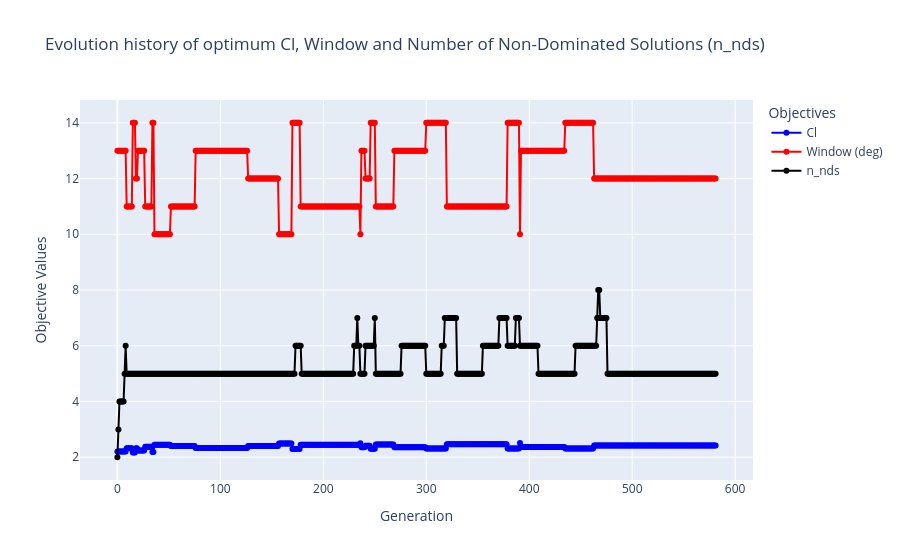

Write notebook code for a chart like this one.
### Markdown cell above
# Convergence Analysis plots

### Code cell
# Extract optimum of each generation
# Remember again F_hist is raw normalized values
F_hist = [e.opt.get("F")[0] for e in res.history]

# Extract convergence history
cl_hist = [-F_hist[0] * base_Cl for F_hist in F_hist] 
window_hist = [-F_hist[1] * base_window for F_hist in F_hist]
n_nds_his = res.algorithm.callback.data["n_nds"]

fig = go.Figure()

fig.add_trace(go.Scatter(x=np.arange(len(F_hist)), y=cl_hist, mode='lines+markers', 
                         name='Cl', line=dict(color='blue', width=2)))

fig.add_trace(go.Scatter(x=np.arange(len(F_hist)), y=window_hist, mode='lines+markers', 
                         name='Window (deg)', line=dict(color='red', width=2)))

fig.add_trace(go.Scatter(x=np.arange(len(F_hist)), y=n_nds_his, mode='lines+markers', 
                         name='n_nds', line=dict(color='black', width=2)))


fig.update_layout(title='Evolution history of optimum Cl, Window and Number of Non-Dominated Solutions (n_nds)',
                  xaxis_title='Generation',
                  yaxis_title='Objective Values',
                  legend_title='Objectives',
                  template='plotly')

fig.show()

### Figure 1 — Plotly figure (JSON) as saved in the notebook; plotly's stock layout.template omitted (floating-point values rounded to 4 significant figures; data arrays with more than 128 entries replaced by an {"elided": "..."} marker saying what was removed)
{"data": [{"line": {"color": "blue", "width": 2}, "mode": "lines+markers", "name": "Cl", "type": "scatter", "x": {"elided": "582 int values"}, "y": {"elided": "582 float values"}}, {"line": {"color": "red", "width": 2}, "mode": "lines+markers", "name": "Window (deg)", "type": "scatter", "x": {"elided": "582 int values"}, "y": {"elided": "582 int values"}}, {"line": {"color": "black", "width": 2}, "mode": "lines+markers", "name": "n_nds", "type": "scatter", "x": {"elided": "582 int values"}, "y": {"elided": "582 int values"}}], "layout": {"legend": {"title": {"text": "Objectives"}}, "title": {"text": "Evolution history of optimum Cl, Window and Number of Non-Dominated Solutions (n_nds)"}, "xaxis": {"title": {"text": "Generation"}}, "yaxis": {"title": {"text": "Objective Values"}}}}
